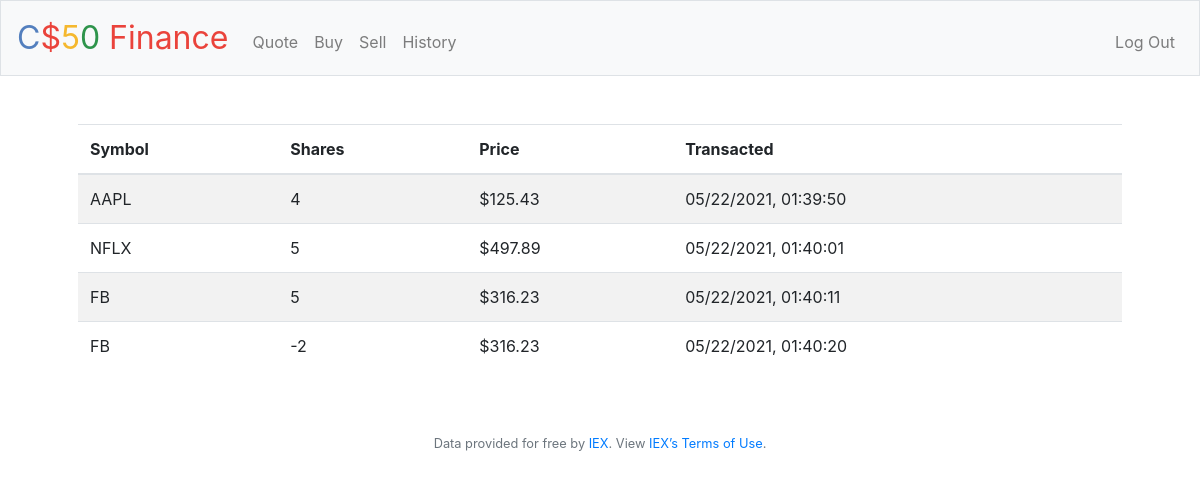
Screenshot of /history (signed in) with the database file from the repository.
### tables this page shows
CREATE TABLE transactions ( id INTEGER, user_id INTEGER NOT NULL, symbol TEXT NOT NULL, share INTEGER NOT NULL, price NUMERIC NOT NULL, type TEXT NOT NULL, time TEXT NOT NULL, FOREIGN KEY(user_id) REFERENCES users(id), PRIMARY KEY(id));

### main.py (the view)
@app.route("/history")
@login_required
def history():
    data1 = db.execute('SELECT symbol, share, price, time FROM transactions WHERE user_id = ?', session['user_id'])
    return render_template('history.html', data=data1)

### helpers.py (called while the page is built)
def login_required(f):
    @wraps(f)
    def decorated_function(*args, **kwargs):
        if session.get("user_id") is None:
            return redirect("/login")
        return f(*args, **kwargs)
    return decorated_function

### main.py (called while the page is built)
@app.after_request
def after_request(response):
    response.headers["Cache-Control"] = "no-cache, no-store, must-revalidate"
    response.headers["Expires"] = 0
    response.headers["Pragma"] = "no-cache"
    return response

### templates/history.html (shortened to what this page needs)
{% extends "layout.html" %}
{% block main %}
    <table class="table table-striped">
        <thead>
            <tr>
                <th>Symbol</th>
                <th>Shares</th>
                <th>Price</th>
                <th>Transacted</th>
            </tr>
        </thead>
        <tbody>
            {% for data in data %}
                <tr>
                    <td>{{data['symbol']}}</td>
                    <td>{{data['share']}}</td>
                    <td>${{data['price']}}</td>
                    <td>{{data['time']}}</td>
                </tr>
            {% endfor %}
        </tbody>
    </table>
{% endblock %}

### templates/layout.html (shortened to what this page needs)
<!DOCTYPE html>
<html lang="en">
    <head>
        <link rel="stylesheet" href="https://cdn.jsdelivr.net/npm/bootstrap@4.5.3/dist/css/bootstrap.min.css">
        <link href="/static/styles.css" rel="stylesheet">
    </head>
    <body>
        <nav class="navbar navbar-expand-md navbar-light bg-light border">
            <a class="navbar-brand" href="/"><span class="blue">C</span><span class="red">$</span><span class="yellow">5</span><span class="green">0</span> <span class="red">Finance</span></a>
            <div class="collapse navbar-collapse" id="navbar">
                {% if session.user_id %}
                    <ul class="navbar-nav mr-auto mt-2">
                        <li class="nav-item"><a class="nav-link" href="/quote">Quote</a></li>
                        <li class="nav-item"><a class="nav-link" href="/buy">Buy</a></li>
                        <li class="nav-item"><a class="nav-link" href="/sell">Sell</a></li>
                        <li class="nav-item"><a class="nav-link" href="/history">History</a></li>
                    </ul>
                    <ul class="navbar-nav ml-auto mt-2">
                        <li class="nav-item"><a class="nav-link" href="/logout">Log Out</a></li>
                    </ul>
                {% else %}
                    <ul class="navbar-nav ml-auto mt-2">
                        <li class="nav-item"><a class="nav-link" href="/register">Register</a></li>
                        <li class="nav-item"><a class="nav-link" href="/login">Log In</a></li>
                    </ul>
                {% endif %}
            </div>
        </nav>
        <main class="container p-5">
            {% block main %}{% endblock %}
        </main>
        <footer class="small text-center text-muted">
            Data provided for free by <a href="https://iextrading.com/developer">IEX</a>. View <a href="https://iextrading.com/api-exhibit-a/">IEX’s Terms of Use</a>.
        </footer>
    </body>
</html>

### static/styles.css (style rules this page uses)
nav .navbar-brand { font-size: xx-large; }
nav .navbar-brand .blue { color: #537fbe; }
nav .navbar-brand .red { color: #ea433b; }
nav .navbar-brand .yellow { color: #f5b82e; }
nav .navbar-brand .green { color: #2e944b; }
main { overflow-x: auto; text-align: center; }
main table { text-align: left; }

### rows the page displays
transactions: symbol "AAPL", share "4", price "125.43", time "05/22/2021, 01:39:50"
transactions: symbol "NFLX", share "5", price "497.89", time "05/22/2021, 01:40:01"
transactions: symbol "FB", share "5", price "316.23", time "05/22/2021, 01:40:11"
transactions: symbol "FB", share "-2", price "316.23", time "05/22/2021, 01:40:20"
